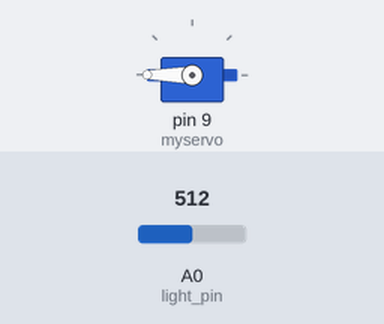
The sketch below on a simulated Arduino Uno, built with avr-gcc and run on an emulated ATmega328P. On the bench: servo. The test bench sets the inputs (shaded band); at power-on: A0 (light_pin) = 512.

Above: at 1.2 s.
1.3 s: A0 (light_pin) set to 374
2.8 s: A0 (light_pin) set to 352
At 4.0 s:
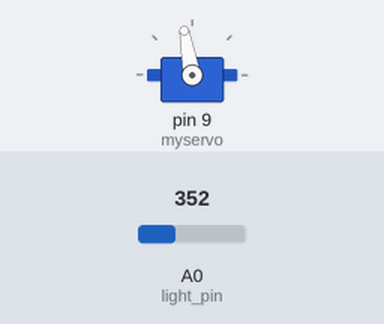
4.3 s: A0 (light_pin) set to 370
At 5.3 s:
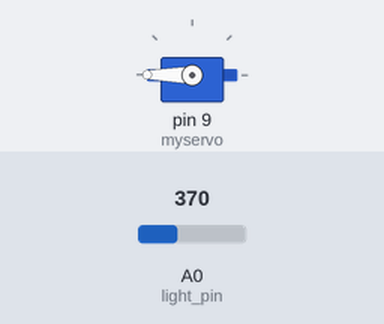
5.8 s: A0 (light_pin) set to 350
At 6.4 s:
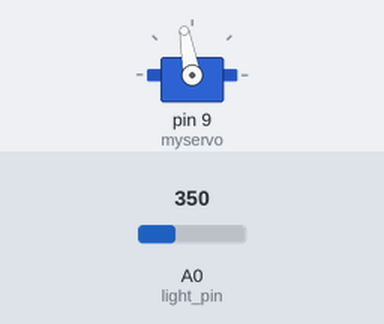
Timing chart, 0 to 8.3 s (numbered marks = the images above; inputs shaded):
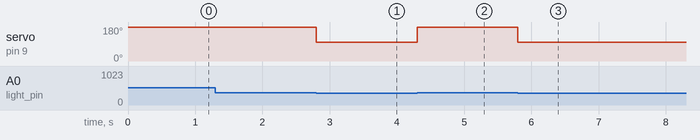

The sketch:

22127293.ino
```cpp
int light_pin = A0;
#include <Servo.h>
Servo myservo;
void setup() {
  // put your setup code here, to run once:
  Serial.begin(9600);
  pinMode(light_pin, INPUT);
  myservo.attach(9);
}

void loop() {
  // put your main code here, to run repeatedly:
  int value = analogRead(light_pin);
  if (value > 360) {
    myservo.write(180);
  }
  else{
    myservo.write(100);
  }
}
```

Measured:
- the behaviour switches between 361 and 360 on A0 (light_pin) (found by bisection; images 0 and 1)
- after the input at 1.3 s, every drawn part: stays the same
- after the input at 2.8 s, servo on pin 9 (myservo): 180° → 100° at once
- after the input at 4.3 s, servo on pin 9 (myservo): 100° → 180° at once
- after the input at 5.8 s, servo on pin 9 (myservo): 180° → 100° at once
